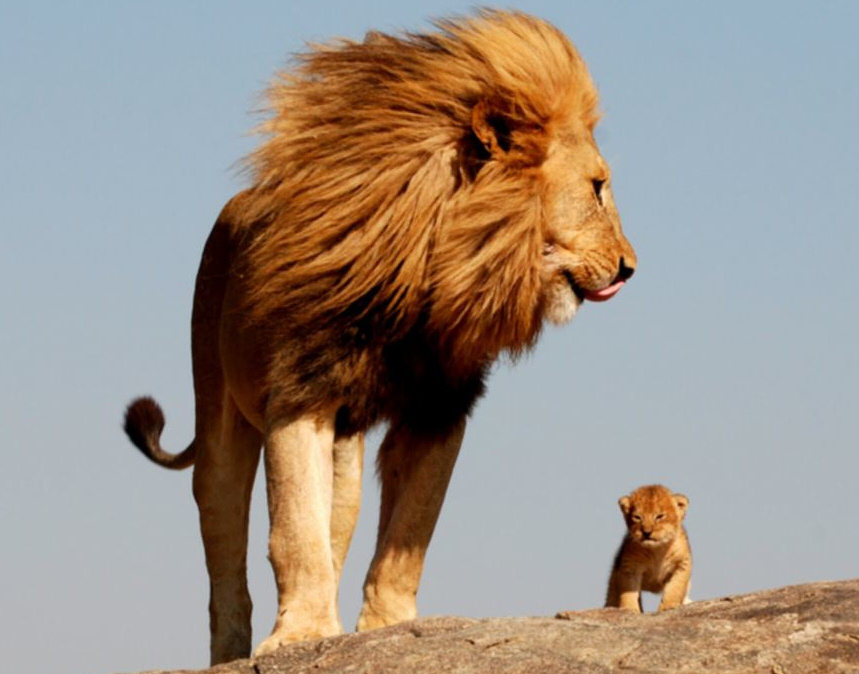
#> input picture lion.jpg, 859 x 674 px
$ python edit_parts.py   (Python 2 division)
#> lines starting #> are read from the running program, lines starting #| are printed output that depends on the picture
import cv2
import numpy

img=cv2.imread("lion.jpg")
#> img is the input picture: shape (674, 859, 3); mean B, G, R 135.7, 146.2, 157.9

print(img.shape)
#| (674, 859, 3)
h,w,c=img.shape
#> h = 674; w = 859; c = 3
leftHalf=img[(h/2):,(w/2):,]
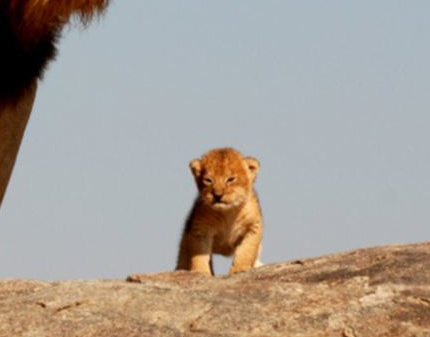
#> leftHalf: shape (337, 430, 3); mean B, G, R 153.2, 160.9, 168.3

cv2.imshow("image",leftHalf)
cv2.waitKey(0)

cv2.destroyAllWindows()
